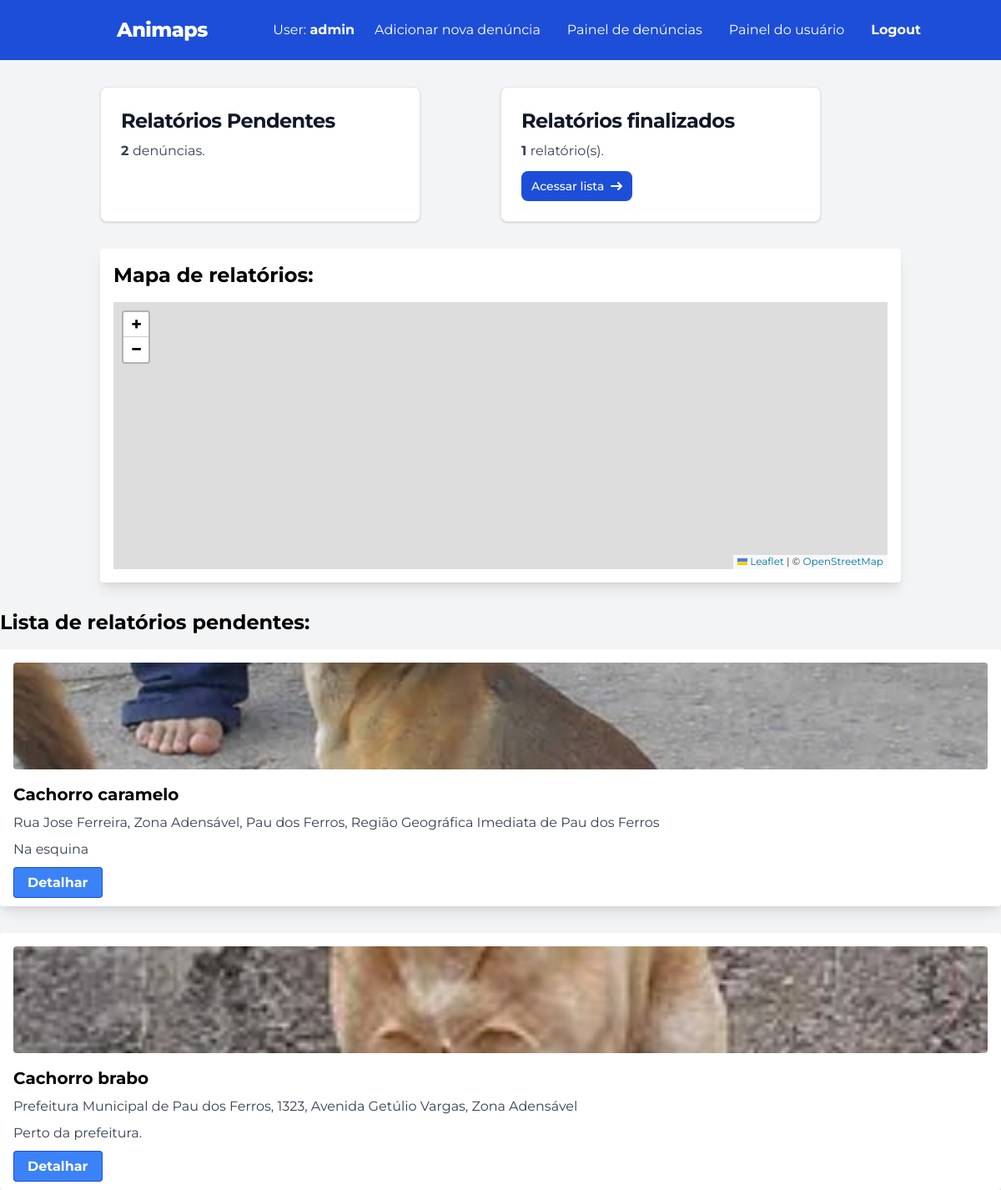
Screenshot of /painel-relatorios/ (signed in) with the database file from the repository.
### animais/models.py (models this page shows)
class Animal(models.Model):
    id = models.UUIDField(default=uuid.uuid4, primary_key=True)
    username = models.CharField(max_length=150)
    endereço = models.CharField(max_length=300)
    descriçao = models.CharField(max_length=350)
    ponto_ref = models.CharField(max_length=400, null=True)
    coordX = models.FloatField()
    coordY = models.FloatField()
    foto = models.ImageField(upload_to='images/', null=True, blank=True)
    user = models.ForeignKey(settings.AUTH_USER_MODEL,
                             on_delete=models.CASCADE)
    state = models.CharField(max_length=50, default='Pendente', choices=[
        ('Pendente', 'Pendente'),
        ('Resgatado', 'Resgatado'),
        ('Não Localizado', 'Não localizado'),
    ])

### animais/views.py (the view)
# urls.py: path('painel-relatorios/', views.DashboardAnimaisView.as_view(), name='painel-relatorios'),
class DashboardAnimaisView(PermissionRequiredMixin, LoginRequiredMixin, TemplateView):
    permission_required = ('can_delete_animal_entry', 'can_change_entry')
    template_name = "animais/admin-dashboard.html"
    login_url = 'login'
    def get_context_data(self, *args, **kwargs):
        context = super().get_context_data(*args, **kwargs)
        animais = Animal.objects.filter(state='Pendente')
        count = animais.count()
        animais_resolvidos = Animal.objects.exclude(state='Pendente')
        count_resolvidos = animais_resolvidos.count()
        for animal in animais:
            endereço_formatted = animal.endereço.split(',')[0:4]
            endereço_formatted = ', '.join(endereço_formatted)
            animal.endereço = endereço_formatted
        context['animais'] = animais
        context['count'] = count
        context['count_resolvidos'] = count_resolvidos
        return context

### animais/templates/animais/admin-dashboard.html (shortened to what this page needs)
<!DOCTYPE html>
<html lang="en">
    <head>
        {% load static %}
        <link rel="stylesheet" href="https://unpkg.com/leaflet@1.9.2/dist/leaflet.css"
/>
        <link href="https://cdn.jsdelivr.net/npm/tailwindcss@2.2.19/dist/tailwind.min.css" rel="stylesheet">
    </head>
    {% include '../templs/header.html' %}
    <body class="bg-gray-100 font-sans leading-normal tracking-normal">
        <div class="container mx-auto p-8">
            <div class="grid grid-cols-1 md:grid-cols-2">
                <div class="max-w-sm p-6 bg-white border border-gray-200 rounded-lg shadow dark:bg-gray-800 dark:border-gray-700">
                    <h5 class="mb-2 text-2xl font-bold tracking-tight text-gray-900 dark:text-white">Relatórios Pendentes</h5>
                    <p class="mb-3 font-normal text-gray-700 dark:text-gray-400"><span class="font-bold"> {{ count }} </span> denúncias. </p>
                </div>
                <div class="max-w-sm p-6 bg-white border border-gray-200 rounded-lg shadow dark:bg-gray-800 dark:border-gray-700">
                    <a href="#">
                        <h5 class="mb-2 text-2xl font-bold tracking-tight text-gray-900 dark:text-white">Relatórios finalizados</h5>
                    </a>
                    <p class="mb-3 font-normal text-gray-700 dark:text-gray-400"> <span class="font-bold"> {{ count_resolvidos }} </span> relatório(s). </p>
                    <a href="{% url 'relatorios_concluidos' %}" class="inline-flex items-center px-3 py-2 text-sm font-medium text-center text-white bg-blue-700 rounded-lg hover:bg-blue-800 focus:ring-4 focus:outline-none focus:ring-blue-300 dark:bg-blue-600 dark:hover:bg-blue-700 dark:focus:ring-blue-800">
                        Acessar lista
                        <svg class="w-3.5 h-3.5 ml-2" aria-hidden="true" xmlns="http://www.w3.org/2000/svg" fill="none" viewBox="0 0 14 10">
                            <path stroke="currentColor" stroke-linecap="round" stroke-linejoin="round" stroke-width="2" d="M1 5h12m0 0L9 1m4 4L9 9"/>
                        </svg>
                    </a>
                </div>
            </div>
            <div class="mt-8 bg-white p-4 rounded shadow-lg">
                <h2 class="text-2xl font-bold mb-4">Mapa de relatórios:</h2>
                <div id="mapid" class="h-80 z-10"></div>
            </div>
        </div>
        <h2 class="text-2xl font-bold mb-4">Lista de relatórios pendentes:</h2>
        <div class="grid xl:grid-cols-3  gap-8">
            {% for animal in animais %}
            <div class="bg-white p-4 rounded shadow-lg">
                {% if animal.foto %}
                <img src="{{ animal.foto.url }}" alt="Animal" class="w-full h-32 object-cover mb-4 rounded">
                {% endif %}
                <h3 class="text-xl font-bold mb-2">{{ animal.descriçao }}</h3>
                <p class="text-gray-700 mb-2">{{ animal.endereço }} </p>
                <p class="text-gray-700 mb-4">{{ animal.ponto_ref }} </p>
                <a class="bg-blue-500 hover:bg-blue-700 text-white font-bold py-2 px-4 border border-blue-700 rounded" href="{% url 'relatorio-animal' pk=animal.id %}"> Detalhar </a>
            </div>
            {% endfor %}
        </div>
    </body>
</html>

### animais/templates/templs/header.html (shortened to what this page needs)
<header class="bg-blue-700  p-4 text-white relative z-20 font-serif">
    <div class="container mx-auto flex justify-between items-center">
        <div class="flex items-center">
            <iconify-icon class="w-8 h-8 mr-5" icon="emojione-monotone:paw-prints" style="color: #d9d9d9; font-size:40px;"></iconify-icon>
            <h1 class="text-2xl font-extrabold tracking-tight">Animaps</h1>
        </div>
        <ul class="hidden md:flex items-center space-x-4">
            <li class="text-white">User: <span class="font-bold"> {{ user.get_username }} </span></li>
            <li class="py-2 px-2 hover:bg-blue-800 hover:underline hover:text-white transition duration-300 ease-in-out"><a href="{% url 'registrar' %}">Adicionar nova denúncia</a></li>
            {% if 'animais.can_delete_animal_entry' in perms %}
            <li class="py-2 px-2 hover:bg-blue-800 hover:underline hover:text-white transition duration-300 ease-in-out"><a href="{% url 'painel-relatorios' %}">Painel de denúncias</a></li>
            {% endif %}
            <li class="py-2 px-2 hover:bg-blue-800 hover:underline hover:text-white transition duration-300 ease-in-out"><a href="{% url 'painel-usuario' %}">Painel do usuário</a></li>
            <li class="py-2 px-2 font-bold hover:underline  hover:bg-blue-800 hover:text-white transition duration-300 ease-in-out"><a href="{% url 'logout' %}?next={{ request.path }}">Logout</a></li>
        </ul>
    </div>
</header>

### animais/templates/templs/header.html (style rules this page uses)
* { font-family: Montserrat; }

### rows the page displays
Animal: foto (picture), descriçao "Cachorro caramelo", endereço "Rua Jose Ferreira, Zona Adensável, Pau dos Ferros, Região Geográfica Imediata de Pau dos Ferros", ponto_ref "Na esquina"
Animal: foto (picture), descriçao "Cachorro brabo", endereço "Prefeitura Municipal de Pau dos Ferros, 1323, Avenida Getúlio Vargas, Zona Adensável", ponto_ref "Perto da prefeitura."

### other values shown
{{ user.get_username }} "admin"
{{ count }} "2"
{{ count_resolvidos }} "1"
